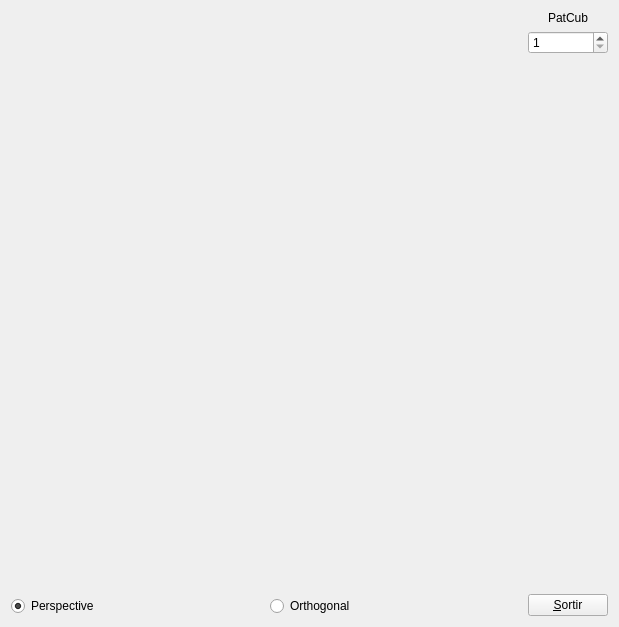
<?xml version="1.0" encoding="UTF-8"?>
<ui version="4.0">
 <class>MyForm</class>
 <widget class="QWidget" name="MyForm">
  <property name="geometry">
   <rect>
    <x>0</x>
    <y>0</y>
    <width>619</width>
    <height>627</height>
   </rect>
  </property>
  <property name="windowTitle">
   <string>IDI-Lab</string>
  </property>
  <layout class="QHBoxLayout" name="horizontalLayout_2">
   <item>
    <layout class="QVBoxLayout" name="verticalLayout_2">
     <item>
      <widget class="MyGLWidget" name="widget" native="true">
       <property name="sizePolicy">
        <sizepolicy hsizetype="Expanding" vsizetype="Expanding">
         <horstretch>0</horstretch>
         <verstretch>0</verstretch>
        </sizepolicy>
       </property>
       <property name="minimumSize">
        <size>
         <width>50</width>
         <height>50</height>
        </size>
       </property>
      </widget>
     </item>
     <item>
      <layout class="QHBoxLayout" name="horizontalLayout">
       <item>
        <widget class="QRadioButton" name="radioButton">
         <property name="text">
          <string>Perspective</string>
         </property>
         <property name="checked">
          <bool>true</bool>
         </property>
        </widget>
       </item>
       <item>
        <widget class="QRadioButton" name="radioButton_2">
         <property name="text">
          <string>Orthogonal</string>
         </property>
        </widget>
       </item>
      </layout>
     </item>
    </layout>
   </item>
   <item>
    <layout class="QVBoxLayout" name="verticalLayout">
     <item>
      <widget class="QLabel" name="label">
       <property name="text">
        <string>PatCub</string>
       </property>
       <property name="alignment">
        <set>Qt::AlignCenter</set>
       </property>
      </widget>
     </item>
     <item>
      <widget class="QSpinBox" name="spinBox">
       <property name="minimum">
        <number>1</number>
       </property>
       <property name="maximum">
        <number>3</number>
       </property>
      </widget>
     </item>
     <item>
      <spacer name="verticalSpacer">
       <property name="orientation">
        <enum>Qt::Vertical</enum>
       </property>
       <property name="sizeHint" stdset="0">
        <size>
         <width>20</width>
         <height>20</height>
        </size>
       </property>
      </spacer>
     </item>
     <item>
      <widget class="QPushButton" name="pushButton">
       <property name="sizePolicy">
        <sizepolicy hsizetype="Fixed" vsizetype="Fixed">
         <horstretch>0</horstretch>
         <verstretch>0</verstretch>
        </sizepolicy>
       </property>
       <property name="text">
        <string>&amp;Sortir</string>
       </property>
      </widget>
     </item>
    </layout>
   </item>
  </layout>
 </widget>
 <customwidgets>
  <customwidget>
   <class>MyGLWidget</class>
   <extends>QWidget</extends>
   <header>MyGLWidget.h</header>
   <container>1</container>
   <slots>
    <signal>FOVcanviado(int)</signal>
    <signal>CanvioEscala(int)</signal>
    <signal>CanvioPsi(int)</signal>
    <signal>CanvioTheta(int)</signal>
    <signal>CanviColor()</signal>
    <signal>ActivarPers()</signal>
    <signal>ActivarOrtho()</signal>
    <signal>AsignarPat(int)</signal>
    <slot>RecogerValor(int)</slot>
    <slot>activarLego()</slot>
    <slot>activarOrtho()</slot>
    <slot>RecogerEscalado(int)</slot>
    <slot>RecogerTheta(int)</slot>
    <slot>RecogerPsi(int)</slot>
    <slot>RecogerRGB(float,float,float)</slot>
    <slot>activarPers()</slot>
    <slot>AsignarPatCub(int)</slot>
   </slots>
  </customwidget>
 </customwidgets>
 <resources/>
 <connections>
  <connection>
   <sender>pushButton</sender>
   <signal>clicked()</signal>
   <receiver>MyForm</receiver>
   <slot>close()</slot>
   <hints>
    <hint type="sourcelabel">
     <x>583</x>
     <y>616</y>
    </hint>
    <hint type="destinationlabel">
     <x>618</x>
     <y>529</y>
    </hint>
   </hints>
  </connection>
  <connection>
   <sender>radioButton_2</sender>
   <signal>clicked()</signal>
   <receiver>widget</receiver>
   <slot>activarOrtho()</slot>
   <hints>
    <hint type="sourcelabel">
     <x>300</x>
     <y>602</y>
    </hint>
    <hint type="destinationlabel">
     <x>296</x>
     <y>530</y>
    </hint>
   </hints>
  </connection>
  <connection>
   <sender>radioButton</sender>
   <signal>clicked()</signal>
   <receiver>widget</receiver>
   <slot>activarPers()</slot>
   <hints>
    <hint type="sourcelabel">
     <x>76</x>
     <y>603</y>
    </hint>
    <hint type="destinationlabel">
     <x>78</x>
     <y>452</y>
    </hint>
   </hints>
  </connection>
  <connection>
   <sender>widget</sender>
   <signal>ActivarPers()</signal>
   <receiver>radioButton</receiver>
   <slot>toggle()</slot>
   <hints>
    <hint type="sourcelabel">
     <x>184</x>
     <y>484</y>
    </hint>
    <hint type="destinationlabel">
     <x>215</x>
     <y>605</y>
    </hint>
   </hints>
  </connection>
  <connection>
   <sender>widget</sender>
   <signal>ActivarOrtho()</signal>
   <receiver>radioButton_2</receiver>
   <slot>toggle()</slot>
   <hints>
    <hint type="sourcelabel">
     <x>413</x>
     <y>413</y>
    </hint>
    <hint type="destinationlabel">
     <x>407</x>
     <y>610</y>
    </hint>
   </hints>
  </connection>
  <connection>
   <sender>spinBox</sender>
   <signal>valueChanged(int)</signal>
   <receiver>widget</receiver>
   <slot>AsignarPatCub(int)</slot>
   <hints>
    <hint type="sourcelabel">
     <x>556</x>
     <y>48</y>
    </hint>
    <hint type="destinationlabel">
     <x>456</x>
     <y>48</y>
    </hint>
   </hints>
  </connection>
  <connection>
   <sender>widget</sender>
   <signal>AsignarPat(int)</signal>
   <receiver>spinBox</receiver>
   <slot>setValue(int)</slot>
   <hints>
    <hint type="sourcelabel">
     <x>503</x>
     <y>34</y>
    </hint>
    <hint type="destinationlabel">
     <x>555</x>
     <y>42</y>
    </hint>
   </hints>
  </connection>
 </connections>
</ui>
